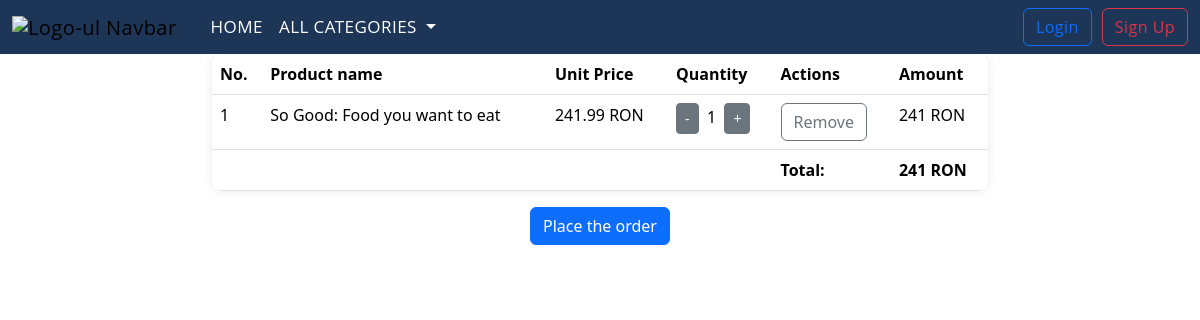
The page /cart_list/ on the database its author committed.
### order/models.py (models this page shows, shortened)
class OrderCart(models.Model):
    user = models.ForeignKey(User, on_delete=models.CASCADE)
    product = models.ForeignKey(Product, on_delete=models.CASCADE)
    cart_item = models.BooleanField(default=False)
    wishlist_item = models.BooleanField(default=False)
    quantity = models.IntegerField()
    created_at = models.DateTimeField(auto_now_add=True)
    amount = models.IntegerField(null=True)

### product/models.py (models this page shows, shortened)
class Product(models.Model):
    category = models.ForeignKey(Category, on_delete=models.CASCADE, null=True)
    title = models.CharField(max_length=100)
    author = models.CharField(max_length=50, null=True)
    description = models.TextField(max_length=1000)
    image = models.ImageField(upload_to='product_images/', null=True)
    price = models.DecimalField(max_digits=8, decimal_places=2)
    in_stock = models.BooleanField(default=True)
    is_active = models.BooleanField(default=True)
    created_at = models.DateTimeField(auto_now_add=True)
    updated_at = models.DateTimeField(auto_now=True)
    recommended_age = models.CharField(max_length=20, null=True, blank=True)
    language = models.CharField(max_length=50, null=True)
    publication_date = models.DateField(null=True, blank=True)
    publisher = models.CharField(max_length=255, null=True)
    cover_type = models.CharField(max_length=50, null=True)
    page_count = models.IntegerField(null=True)
    isbn = models.CharField(max_length=13, null=True)
    dimensions_length = models.DecimalField(max_digits=5, decimal_places=2,
                                            null=True, blank=True)
    dimensions_height = models.DecimalField(max_digits=5, decimal_places=2,
                                            null=True, blank=True)

### order/views.py (the view)
# urls.py: path('cart_list/', views.CartListView.as_view(), name='cart-list'),
class CartListView(ListView):
    template_name = 'order/cart_list.html'
    model = OrderCart
    context_object_name = 'cart_products'
    def get_queryset(self):
        return OrderCart.objects.filter(cart_item=1)
    def get_context_data(self, **kwargs):
        context = super().get_context_data(**kwargs)
        total_amount = 0
        for cart_product in context['cart_products']:
            total_amount += (cart_product.amount)
        context['total_amount'] = total_amount
        return context

### online_store/context_processors.py (called while the page is built)
def get_all_categories(request):
    categories = Category.objects.all()
    return {'categories': categories}

### templates/order/cart_list.html (shortened to what this page needs)
{% extends 'base.html' %}
{% load static %}
{% block content %}
<div class="container-fluid content-holder">
    <div class="row">
        <div class="col-md-8 offset-md-2">
            {% if cart_products %}
            <table class="table">
                <thead>
                    <tr>
                        <th>No.</th>
                        <th>Product name</th>
                        <th>Unit Price</th>
                        <th>Quantity</th>
                        <th>Actions</th>
                        <th>Amount</th>
                    </tr>
                </thead>
                <tbody>
                    {% for cart_product in cart_products %}
                    <tr>
                        <td>{{ forloop.counter }}</td>
                        <td>{{ cart_product.product.title }}</td>
                        <td>{{ cart_product.product.price }} RON</td>
                        <td>
                            <a href="{% url 'decrease-quantity' cart_product.product.id %}" class="btn btn-secondary btn-sm"> - </a>&nbsp;
                            {{ cart_product.quantity }}
                            &nbsp;<a href="{% url 'increase-quantity' cart_product.product.id %}" class="btn btn-secondary btn-sm"> + </a>
                        </td>
                        <td><a href="{% url 'delete-from-cart' cart_product.id %}" class="btn btn-outline-secondary">Remove</a></td>
                        <td>{{ cart_product.amount }} RON</td>
                    </tr>
                    {% endfor %}
                    <tr>
                        <td></td>
                        <td></td>
                        <td></td>
                        <td></td>
                        <td><b>Total:</td>
                        <td><b>{{ total_amount }} RON</b></td>
                    </tr>
                </tbody>
            </table>
                <div class="text-center">
                    <a href="#" class="btn btn-primary">Place the order</a>
                </div>
            {% else %}
            <p>Your cart is empty.</p>
            {% endif %}
        </div>
    </div>
</div>
{% endblock %}

### static/css/my_style.css (style rules this page uses)
.table { border-radius: 10px; overflow: hidden; box-shadow: 0 0 10px rgba(0, 0, 0, 0.1); }

### rows shown on the page
OrderCart: product "So Good: Food you want to eat", product.price "241.99", quantity "1", amount "241"

### other values the page prints
{{ total_amount }} "241"
